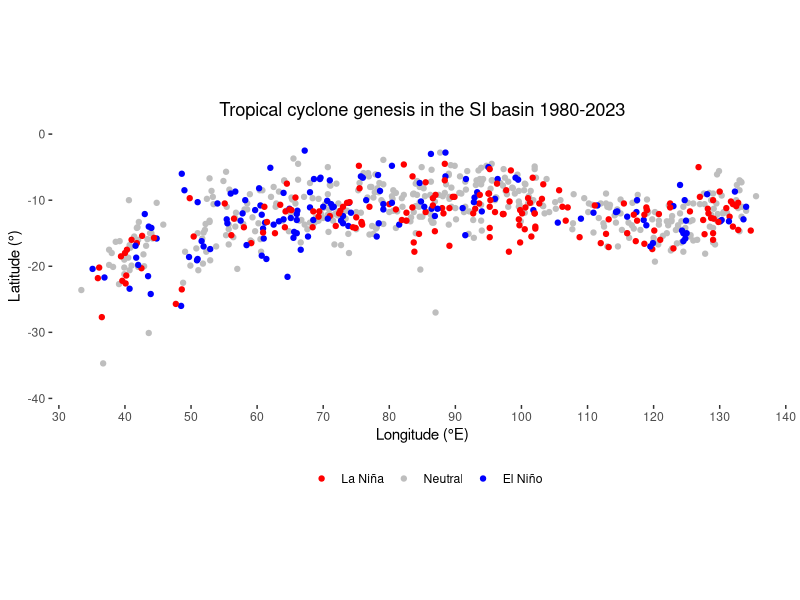
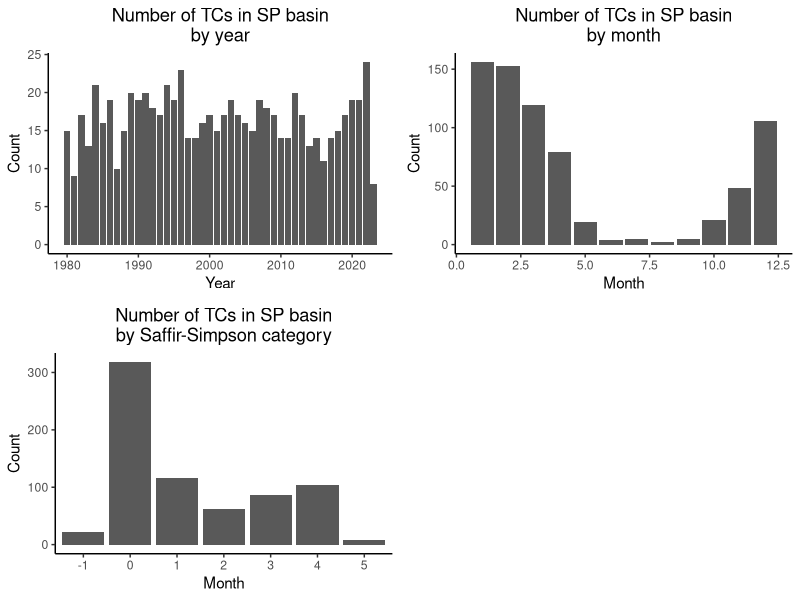
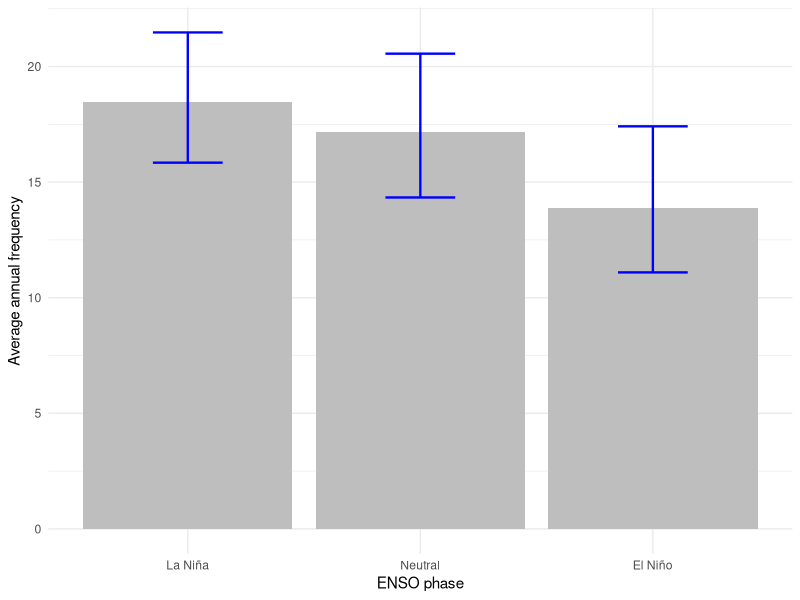
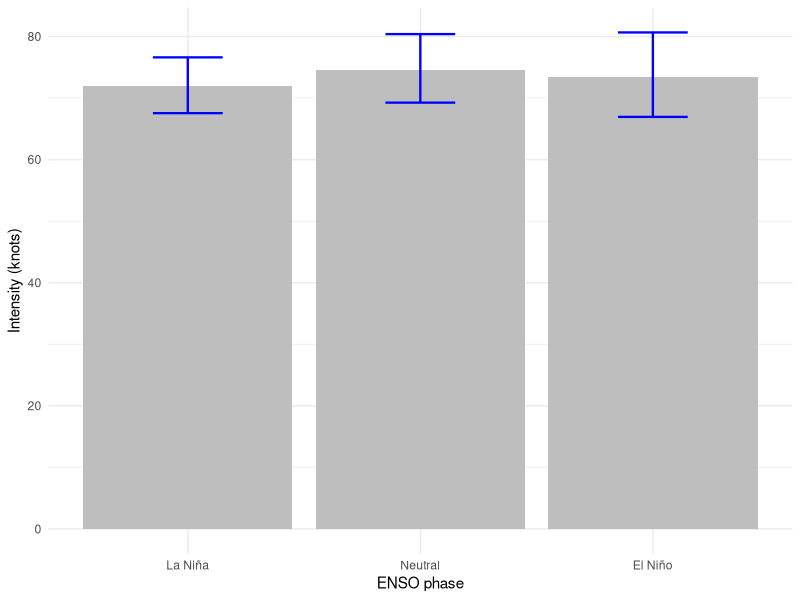
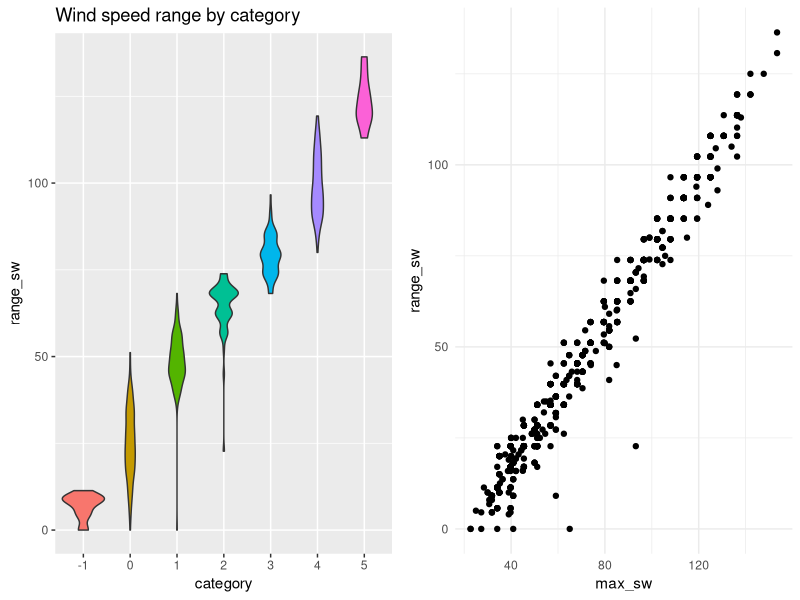
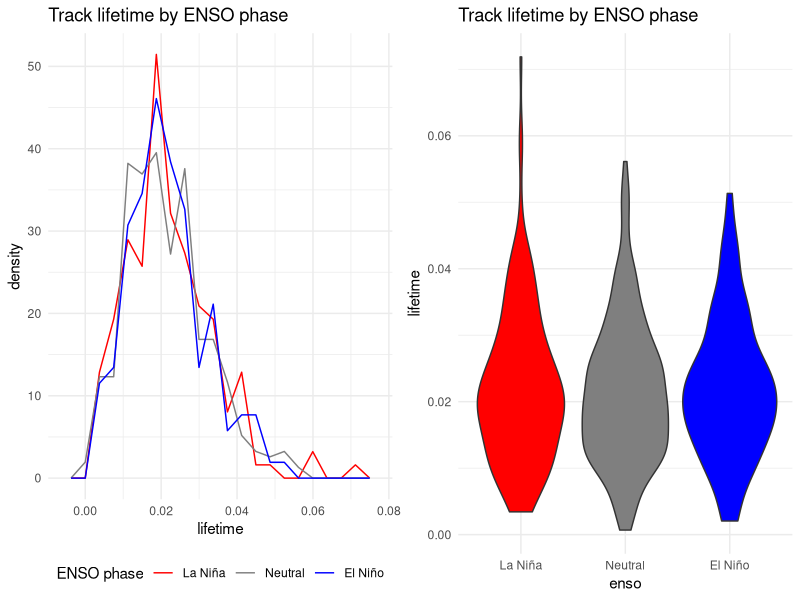
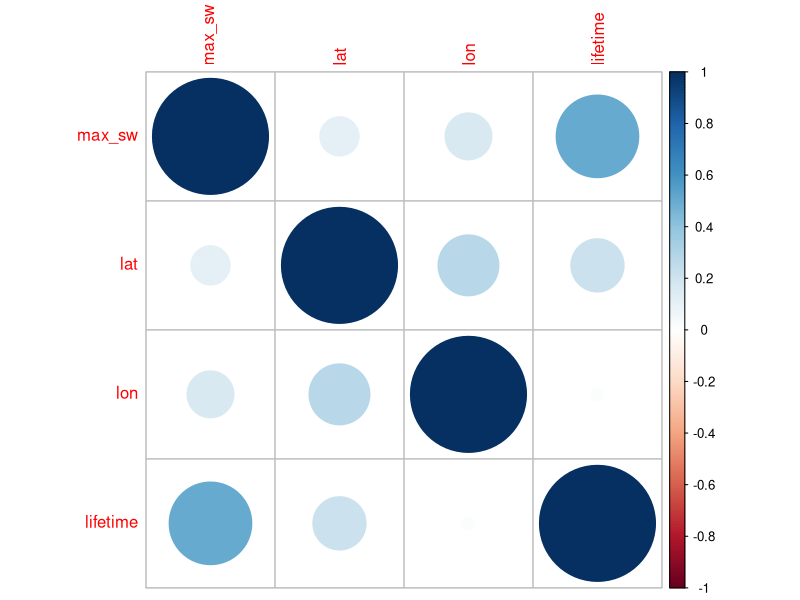

Generate these figures, in order, with R:
## ---- chunk 1
rm(list = ls())

# ChatGPT used for the below code: required packages
# Define a list of required packages
required_packages <- c("tidyverse", "grid", "gridExtra", "corrplot")

# Check if the packages are installed, and if not, install them
for (pkg in required_packages) {
  if (!requireNamespace(pkg, quietly = TRUE)) {
    install.packages(pkg)
  }
}
# Load the packages into the session
invisible(lapply(required_packages, library, character.only = TRUE))

knitr::opts_chunk$set(echo = TRUE) 
## ---- chunk 2
# CHOOSE BASIN HERE -- 'SI' OR 'SP'.
basin_choice <- 'SI'
  
if (basin_choice == 'SI'){
  x_limits <- c(30, 140)
  x_breaks <- seq(30,140,10)
  y_limits <- c(-40, 0)
  y_breaks <- seq(-40,0,10)
} else if (basin_choice == 'SP'){
  x_limits <- c(130, 240)
  x_breaks <- seq(130,240,10)
  y_limits <- c(-40, 0)
  y_breaks <- seq(-40,0,10)
} else {
  stop("basin_choice must be 'SI' or 'SP'.")
}
## ---- chunk 3
# Load tracks data
tracks <- read.csv("../Data/tracks.csv", na="") %>% as_tibble %>% 
  filter(basin == basin_choice)

tracks$category <- tracks$category %>% as.factor
tracks <- tracks %>% rename('t_day' = 'days_since_1980', 
                  't_year' = 'years_since_1980', 
                  'Nt' = 'TC_num') %>%
  mutate(t_month = lapply(t_year, function(x) x*12) %>% unlist,
         east170 = lon > 170,
         east75 = lon > 75,
         range_sw = max_sw - min_sw,
         Nt = as.integer(rownames(tracks)))

# TCs in the southern hemisphere occur between November and April. 
# Need to write a new dataframe for that.
tracks_1 <- tracks %>% mutate(enso_year = year + (month > 7)) %>%
  filter(enso_year >= 1981 & enso_year <= 2023)
## ---- chunk 4
# Load ENSO data
enso_phases <- c("Nina", "Neutral", "Nino")
enso_labels <- c("La Niña", "Neutral", "El Niño")

enso_df <- read.csv('../Data/ENSO.csv', skip=3) %>% as_tibble %>%
  mutate(enso = factor(enso, levels = enso_phases))
enso_df_TC <- enso_df %>% filter(year >= 1981 & year <= 2023)

tracks_1 <- tracks_1 %>% left_join(enso_df, by = join_by(enso_year==year))

## ---- chunk 5
ggplot(tracks_1, aes(x = lon, y = lat, color = enso)) +
  geom_point(data = subset(tracks_1, enso== 'Neutral'), aes(color = enso), size = 1.5)+
  geom_point(data = subset(tracks_1, enso!= 'Neutral'), aes(color = enso), size = 1.5) +
  scale_x_continuous(limits = x_limits, breaks = x_breaks, expand = c(0,1)) +
  scale_y_continuous(limits = y_limits, breaks = y_breaks, expand=c(0,1)) +
  labs(
    title = "Tropical cyclone genesis in the SI basin 1980-2023",
    x = "Longitude (\u00B0E)",
    y = "Latitude (\u00B0)",
    color = "ENSO Phase"
  ) +
  coord_equal() +  # Ensure equal scaling of x and y axes
  theme(
    plot.title = element_text(hjust = 0.5),
    panel.border = element_blank(),
    panel.grid = element_blank(),
    panel.background = element_blank(),
    legend.position = 'bottom',
  ) +
  scale_color_manual(
    name = "",
    breaks = enso_phases,
    values = c("red", "grey", "blue"),
    labels = enso_labels
  )
## ---- chunk 6
p1 <- ggplot(tracks, aes(x = year)) +
  geom_bar() + 
  theme_classic() + 
  labs(x = "Year", y ="Count", title = "Number of TCs in SP basin\nby year") + 
  theme(plot.title = element_text(hjust = 0.5))

p2 <- ggplot(tracks_1, aes(x = month)) + 
  geom_bar() +
  theme_classic() +
  labs(x = "Month", y = "Count", title = "Number of TCs in SP basin\nby month") + 
  theme(plot.title = element_text(hjust = 0.5))

p3 <- ggplot(tracks_1, aes(x = category)) + 
  geom_bar() +
  theme_classic() +
  labs(x = "Month", y = "Count", title = "Number of TCs in SP basin\nby Saffir-Simpson category") + 
  theme(plot.title = element_text(hjust = 0.5))

grid.arrange(p1,p2,p3, ncol=2, nrow=2)
## ---- chunk 7
my_lm <- glm(table(tracks_1$enso_year) ~ 1, family = poisson)
summary(my_lm)
mu <- my_lm$coefficients[[1]]
exp(mu)
## ---- chunk 8
my_lm <- glm(table(tracks_1$enso_year) ~ enso_df_TC$enso, family = poisson)

summary(my_lm)

mu <- c(my_lm$coefficients[[1]], 
        my_lm$coefficients[[1]] + my_lm$coefficients[[2]], 
        my_lm$coefficients[[1]] + my_lm$coefficients[[3]])

exp(mu)
## ---- chunk 9
tracks_1 %>% 
  count(enso) %>% 
  mutate(fqcy = n/c(9,24,10),
         sde = summary(my_lm)$coef[,2] %>% as.vector) %>% 
  ggplot(aes(x = enso, y = fqcy)) + 
  geom_bar(stat = 'identity', fill = 'grey') + 
  geom_errorbar(aes(x =enso, ymin = fqcy*exp(1.96*sde), 
                    ymax = fqcy*exp(-1.96*sde)), width = 0.3, color="blue", 
                size=0.8)+
  theme_minimal() + 
  labs(x = 'ENSO phase', y = 'Average annual frequency') + 
  scale_x_discrete(
    labels = enso_labels
  ) +
  theme(legend.position = 'None')
## ---- chunk 10
summary(tracks_1$lon)
summary(tracks_1$lat)

my_lm <- lm(lon ~ enso, data=tracks_1)
summary(my_lm)

mu <- c(my_lm$coefficients[[1]], 
        my_lm$coefficients[[1]] + my_lm$coefficients[[2]], 
        my_lm$coefficients[[1]] + my_lm$coefficients[[3]])

mu
## ---- chunk 11
if (basin_choice == 'SI'){
  my_lm <- glm(east75 ~ enso, data=tracks_1, family = binomial)
} else {
  my_lm <- glm(east170 ~ enso, data=tracks_1, family = binomial)
}

summary(my_lm)

mu <- c(my_lm$coefficients[[1]], 
        my_lm$coefficients[[1]] + my_lm$coefficients[[2]], 
        my_lm$coefficients[[1]] + my_lm$coefficients[[3]])
exp(mu)/(1+exp(mu))
## ---- chunk 12
my_lm <- glm(max_sw ~ enso, data=tracks_1, family = Gamma(link=log))

summary(my_lm)

mu <- c(my_lm$coefficients[[1]],
        my_lm$coefficients[[1]] + my_lm$coefficients[[2]],
        my_lm$coefficients[[1]] + my_lm$coefficients[[3]])

exp(mu)
sde <- summary(my_lm)$coef[,2] %>% as.vector

tracks_1 %>% 
  count(enso) %>% 
  mutate(sev = exp(mu),
         sde = summary(my_lm)$coef[,2] %>% as.vector) %>% 
  ggplot(aes(x = enso, y = sev)) + 
  geom_bar(stat = 'identity', fill = 'grey') + 
  geom_errorbar(aes(x =enso, ymin = exp(mu - 1.96*sde), 
                    ymax = exp(mu + 1.96*sde)), width = 0.3, color="blue", 
                size=0.8)+
  theme_minimal() + 
  labs(x = 'ENSO phase', y = 'Intensity (knots)') + 
  scale_x_discrete(
    labels = enso_labels
  ) +
  theme(legend.position = 'None')
## ---- chunk 13
p1 <- ggplot(data = tracks_1, aes(x = category, y = range_sw)) + 
  geom_violin(aes(fill = category)) + 
  labs(title = "Wind speed range by category") + 
  theme(legend.position = "none")

p2 <- ggplot(data = tracks_1, aes(x = max_sw, y = range_sw)) + 
  geom_point() + 
  theme_minimal()

grid.arrange(p1, p2, ncol = 2)
## ---- chunk 14
my_lm <- glm(lifetime ~ enso, data = tracks_1, family=Gamma(link=log))
summary(my_lm)

mu <- c(my_lm$coefficients[[1]], 
        my_lm$coefficients[[1]] + my_lm$coefficients[[2]], 
        my_lm$coefficients[[1]] + my_lm$coefficients[[3]])

exp(mu)*365

p1 <- ggplot(data = tracks_1, aes(x = lifetime, y = after_stat(density))) + 
  geom_freqpoly(aes(color= enso), bins=20) + 
  theme_minimal() + 
  theme(legend.position = 'bottom') +
  labs(title = "Track lifetime by ENSO phase") + 
  scale_color_manual(
    name = "ENSO phase",
    labels = enso_labels,
    values = c("red", "grey50", "blue")
  )

p2 <- ggplot(data = tracks_1, aes(x = enso, y = lifetime)) + 
  geom_violin(aes(fill = enso)) + 
  theme_minimal() +
  theme(legend.position = "none") + 
  labs(title = "Track lifetime by ENSO phase") + 
  scale_fill_manual(
    name = "ENSO phase",
    labels = enso_labels,
    values = c("red", "grey50", "blue")
  ) +
  scale_x_discrete(labels = enso_labels)

grid.arrange(p1,p2, ncol = 2)
## ---- chunk 15
(cor_table <- cor(tracks_1 %>% select(max_sw, lat, lon, lifetime)))
corrplot(cor_table, method = "circle")
